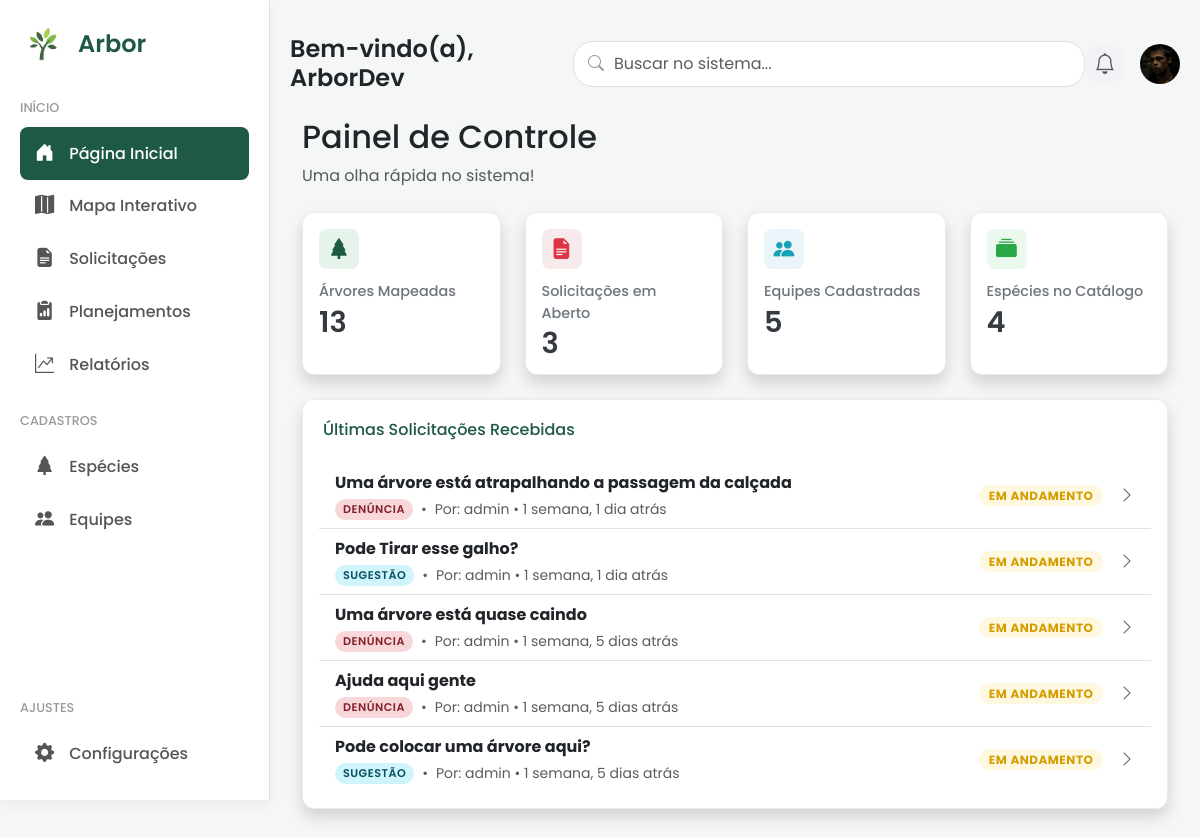
The app's page / (signed in), older data.
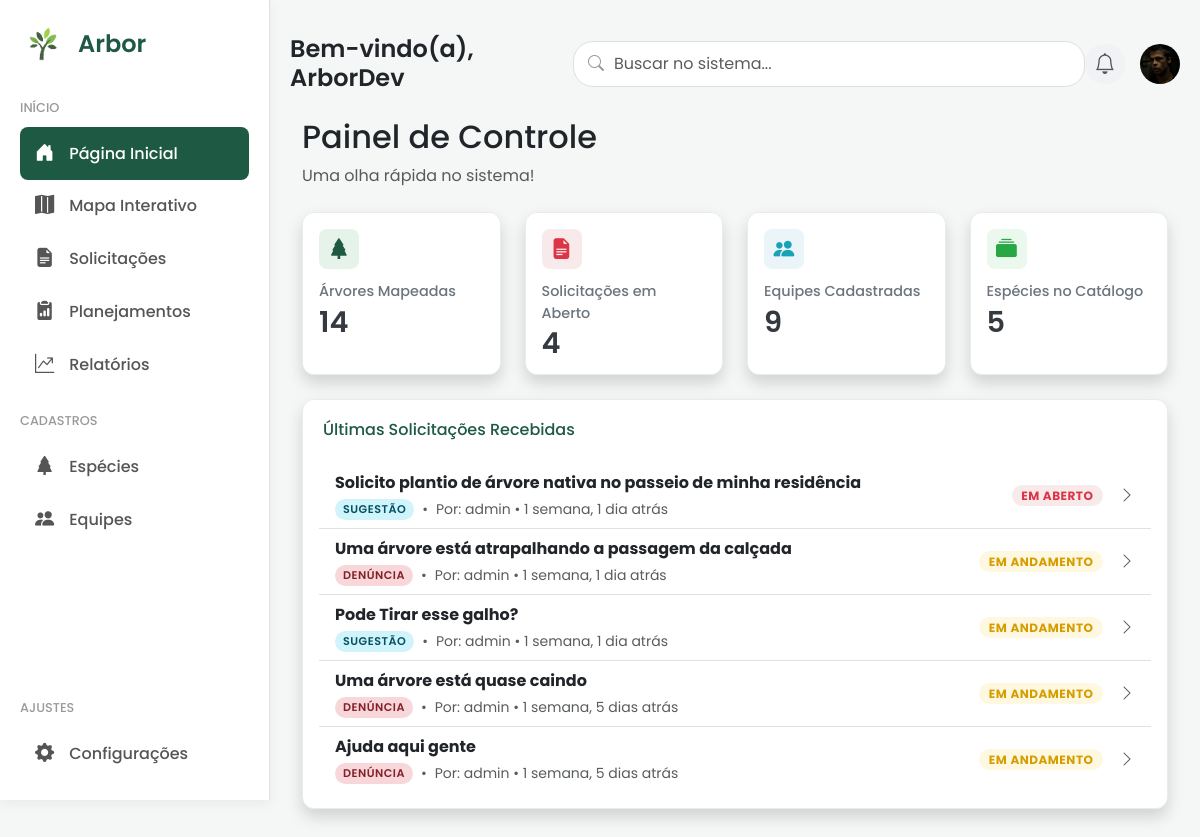
The same page, newer data.
### core/models.py (models this page shows, shortened)
class Solicitacao(models.Model):
    TIPO_CHOICES = (
        ('SUGESTAO', 'Sugestão'),
        ('DENUNCIA', 'Denúncia'),
    )
    STATUS_CHOICES = (
        ('EM_ABERTO', 'Em Aberto'),
        ('EM_ANDAMENTO', 'Em Andamento'),
        ('FINALIZADO', 'Finalizado'),
        ('RECUSADO', 'Recusado'),
    )
    tipo = models.CharField(max_length=10, choices=TIPO_CHOICES)
    status = models.CharField(max_length=20, choices=STATUS_CHOICES, default='EM_ABERTO')
    descricao = models.TextField()
    data_criacao = models.DateTimeField(auto_now_add=True)
    cidadao = models.ForeignKey(User, on_delete=models.CASCADE)
    equipe_delegada = models.ForeignKey(Equipe, on_delete=models.SET_NULL, null=True, blank=True)
    latitude = models.FloatField(null=True, blank=True)
    longitude = models.FloatField(null=True, blank=True)
    cidade = models.ForeignKey(
        'CidadePermitida', on_delete=models.PROTECT, related_name='solicitacoes', null=True, blank=False
    )
    data_finalizacao = models.DateTimeField(null=True, blank=True)

### core/views.py (the view)
# urls.py: path('', home_view, name='home'),
@login_required
def home_view(request):
    instancias_count = InstanciaArvore.objects.count()
    solicitacoes_abertas_count = Solicitacao.objects.filter(status='EM_ABERTO').count()
    equipes_count = Equipe.objects.count()
    especies_count = Especie.objects.count()
    ultimas_solicitacoes = Solicitacao.objects.order_by('-data_criacao')[:5]
    context = {
        'instancias_count': instancias_count,
        'solicitacoes_abertas_count': solicitacoes_abertas_count,
        'equipes_count': equipes_count,
        'especies_count': especies_count,
        'ultimas_solicitacoes': ultimas_solicitacoes,
    }
    return render(request, 'core/home.html', context)

### core/templates/core/home.html (shortened to what the changed rows need)
{% extends 'core/base_app.html' %}
{% block content %}
    <div class="header-greeting mb-4">
        <h2>Painel de Controle</h2>
    </div>
    <div class="row">
        <div class="col-xl-3 col-md-6 mb-4">
            <a href="{% url 'mapa' %}" class="card-link">
                <div class="card shadow h-100">
                    <div class="card-body">
                        <div class="card-icon primary">
                            <i class="bi bi-tree-fill"></i>
                        </div>
                        <div class="card-title-dashboard">Árvores Mapeadas</div>
                        <div class="card-number">{{ instancias_count }}</div>
                    </div>
                </div>
            </a>
        </div>
        <div class="col-xl-3 col-md-6 mb-4">
            <a href="{% url 'solicitacao_list' %}" class="card-link">
                <div class="card shadow h-100">
                    <div class="card-body">
                        <div class="card-icon danger">
                            <i class="bi bi-file-earmark-text-fill"></i>
                        </div>
                        <div class="card-title-dashboard">Solicitações em Aberto</div>
                        <div class="card-number">{{ solicitacoes_abertas_count }}</div>
                    </div>
                </div>
            </a>
        </div>
        <div class="col-xl-3 col-md-6 mb-4">
            <a href="{% url 'equipe_list' %}" class="card-link">
                <div class="card shadow h-100">
                    <div class="card-body">
                        <div class="card-icon info">
                            <i class="bi bi-people-fill"></i>
                        </div>
                        <div class="card-title-dashboard">Equipes Cadastradas</div>
                        <div class="card-number">{{ equipes_count }}</div>
                    </div>
                </div>
            </a>
        </div>
        <div class="col-xl-3 col-md-6 mb-4">
            <a href="{% url 'especie_list' %}" class="card-link">
                <div class="card shadow h-100">
                    <div class="card-body">
                        <div class="card-icon success">
                            <i class="bi bi-collection-fill"></i>
                        </div>
                        <div class="card-title-dashboard">Espécies no Catálogo</div>
                        <div class="card-number">{{ especies_count }}</div>
                    </div>
                </div>
            </a>
        </div>
    </div>
    <div class="row">
        <div class="col-12">
            <div class="card shadow mb-4">
                <div class="card-body">
                    <div class="list-group list-group-flush">
                        {% for solicitacao in ultimas_solicitacoes %}
                            <a href="{% url 'solicitacao_update' pk=solicitacao.pk %}" class="list-group-item list-group-item-action d-flex justify-content-between align-items-center">
                                <div class="d-flex align-items-center">
                                    <div>
                                        <p class="mb-0 fw-bold">{{ solicitacao.descricao|truncatewords:12 }}</p>
                                        <small class="text-muted d-flex align-items-center mt-1">
                                            {% if solicitacao.tipo == 'DENUNCIA' %}
                                                <span class="tag tag-denuncia">Denúncia</span>
                                            {% else %}
                                                <span class="tag tag-sugestao">Sugestão</span>
                                            {% endif %}
                                            <span class="mx-2">•</span>
                                            <span>Por: {{ solicitacao.cidadao.username }} • {{ solicitacao.data_criacao|timesince }} atrás</span>
                                        </small>
                                    </div>
                                </div>
                                <div class="d-flex align-items-center">
                                    <span class="badge status-badge status-{{ solicitacao.status|lower }} me-3">
                                        {{ solicitacao.get_status_display }}
                                    </span>
                                    <span class="bi bi-chevron-right text-muted"></span>
                                </div>
                            </a>
                        {% empty %}
                            <div class="list-group-item text-center text-muted">
                                Nenhuma solicitação encontrada ainda.
                            </div>
                        {% endfor %}
                    </div>
                </div>
            </div>
        </div>
    </div>
{% endblock %}

Row changes from the older to the newer data that the page shows:
removed Solicitacao: descricao "Pode colocar uma árvore aqui?", tipo "SUGESTÃO", cidadao.username "admin", data_criacao "1 semana, 5 dias", status "EM ANDAMENTO"
added Solicitacao: descricao "Solicito plantio de árvore nativa no passeio de minha residência", tipo "SUGESTÃO", cidadao.username "admin", data_criacao "1 semana, 1 dia", status "EM ABERTO"
Text that changed along with them:
{{ instancias_count }}: "13" → "14"
{{ solicitacoes_abertas_count }}: "3" → "4"
{{ equipes_count }}: "5" → "9"
{{ especies_count }}: "4" → "5"
